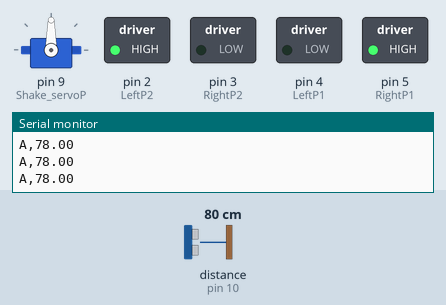
Recording of a sketch running on a simulated Arduino Uno, built with avr-gcc and run on an emulated ATmega328P. Parts: servo, switched loads named in the sketch (green lamp = pin HIGH), the last lines printed to the serial monitor. Wiring (inferred from the names in the program): ultrasonic range finder: trigger pin 11; echo pin 10. Dashed ring = blinking. Inputs (shaded band) come from the test bench; at power-on: distance to the obstacle (sensor on pin 10) 80 cm. The echo pulse lasts 58.3 µs per cm; pins used as bus, display or sensor lines are not drawn.

Above: at 1.2 s.
1.3 s: distance to the obstacle (sensor on pin 10) set to 9 cm
4.3 s: distance to the obstacle (sensor on pin 10) set to 7 cm
7.3 s: distance to the obstacle (sensor on pin 10) set to 4 cm
At 8.5 s:
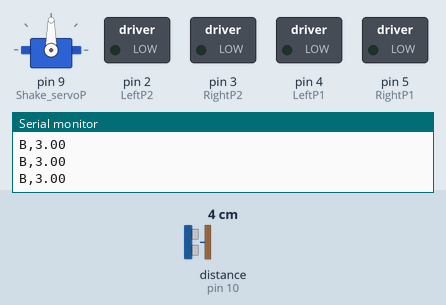
10.3 s: distance to the obstacle (sensor on pin 10) set to 2 cm
At 10.5 s:
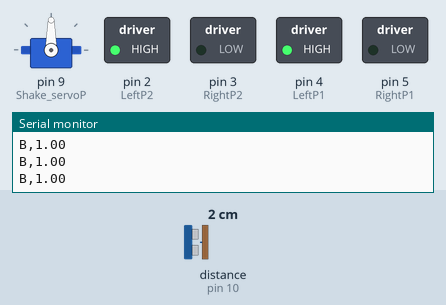
13.3 s: distance to the obstacle (sensor on pin 10) set to 5 cm
At 15.9 s:
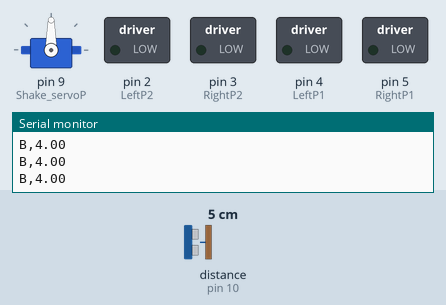
16.3 s: distance to the obstacle (sensor on pin 10) set to 18 cm
At 16.76 s:
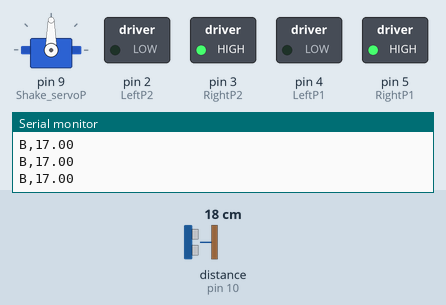
Timing chart, 0 to 20.3 s (numbered marks = the images above; inputs shaded):
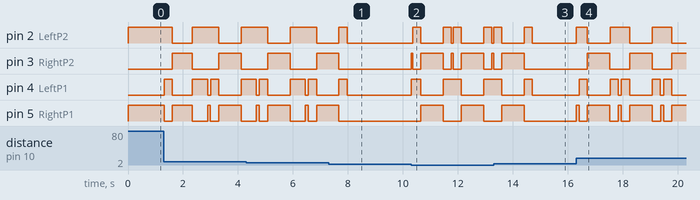

Measured:
- the behaviour switches between 6 and 5 cm on distance to the obstacle (sensor on pin 10) (found by bisection; images 0 and 1)
- the behaviour switches between 3 and 4 cm on distance to the obstacle (sensor on pin 10) (found by bisection; images 2 and 3)
- after the input at 7.3 s, pin 3 (RightP2), pin 5 (RightP1): goes on until 7.7 s, then stays LOW
- after the input at 10.3 s, pin 3 (RightP2): LOW → HIGH at once, then repeats every 1.5 s: LOW 0.30 s, HIGH 0.81 s, LOW 0.30 s, HIGH 0.06 s; pin 4 (LeftP1): goes HIGH 0.35 s, LOW 0.81 s, HIGH 0.66 s, LOW 0.81 s, then HIGH, starting at once; pin 5 (RightP1): alternates HIGH for 0.81 s and LOW for 0.66 s, starting after 0.36 s
- after the input at 13.3 s, pin 2 (LeftP2): goes on until 14.7 s, then stays LOW; pin 3 (RightP2), pin 5 (RightP1): goes on until 14.4 s, then stays LOW
- after the input at 16.3 s, pin 2 (LeftP2): LOW → HIGH at once, then repeats every 1.5 s: LOW 0.82 s, HIGH 0.71 s; pin 3 (RightP2): alternates HIGH for 0.82 s and LOW for 0.72 s, starting after 0.42 s

The sketch:

find_test4.ino
```cpp
// 測距センサのピン番号
#include "Servo.h"
const int servoPin0 = 7; //腕部分右
const int servoPin1 = 8; //腕部分左
const int servoPinL = 6; //釣り上げ
const int Wall_Echo = 12; // Echo Pin
const int Wall_Trig = 13; // Trigger Pin
const int Object_Echo = 10; // Echo Pin
const int Object_Trig = 11; // Trigger Pin
Servo myservo;
Servo mortor0;
Servo mortor1;
Servo mortorL;
const int Shake_servoP = 9; //首振りservo Pin
const int LeftP1   = 4;//RIN
const int RightP1  = 5;//FIN
const int LeftP2   = 2;//RIN
const int RightP2  = 3;//FIN
double speed_of_sound = 331.5 + 0.6 * 20;
unsigned long lastTime=0;
unsigned long preMillisTime = 0;
unsigned long startTime;
int mode_check2 =0;//回る時0走る時1
bool motorRunning = false; // モーターが動作中かどうかを示すフラグ
// 制御パラメータ
const int n = 10;       // センサの差がn以上の場合に停止する閾値
const int n1 = 20;      // センサの片方の値がpoint以上の場合の前進時間 (ミリ秒)
const int n2 = 30;      // センサの片方の値がpoint以下point2以上の場合の前進時間 (ミリ秒)
const double point = 100;    // 前進する閾値
const double point2 = 20;   // 後進する閾値
const double point_min = 3;
const double point_stop = 10;
const double point_stop2 = 4;
int mode =3;
int Count=1;
int Count3=1;
int memory_n;
double currentMillis = 0;
double memory = 0;
double Distance3[24];
double getDistance(int trigPin, int echoPin) {
  digitalWrite(trigPin, LOW);
  delayMicroseconds(2);
  digitalWrite(trigPin, HIGH);
  delayMicroseconds(10);
  digitalWrite(trigPin, LOW);
  long duration = pulseIn(echoPin, HIGH);
  int distance = duration * 0.034 / 2;
  return distance;
}
void distance_check3(){
  double difference1 = getDistance(Object_Trig, Object_Echo);
  double difference2 = getDistance(Wall_Trig, Wall_Echo);
  Distance3[Count3] = difference2 - difference1; // 音速を340m/sに設定
  //評価する7つの値をそれぞれ格納
  Serial.print("W");
  Serial.print(getDistance(Wall_Trig, Wall_Echo));
  Serial.print("O");
  Serial.print(getDistance(Object_Trig, Object_Echo));
  Count3 = (Count3+1)%24;
  }

void move(int num_move){//停止0、前進 1、後退-1、右回転2、左回転-2
  if (num_move ==0){
    digitalWrite(RightP1, LOW);
    digitalWrite(LeftP1, LOW);
    digitalWrite(RightP2, LOW);
    digitalWrite(LeftP2, LOW);

  } else if(num_move ==-2){
    digitalWrite(RightP1, LOW);
    digitalWrite(LeftP1, HIGH);
    digitalWrite(RightP2, LOW);
    digitalWrite(LeftP2, HIGH);

  }else if(num_move ==2){
    digitalWrite(RightP1, HIGH);
    digitalWrite(LeftP1, LOW);
    digitalWrite(RightP2, HIGH);
    digitalWrite(LeftP2, LOW);

  }else if(num_move ==1){
    digitalWrite(RightP1, HIGH);
    digitalWrite(LeftP1, LOW);
    digitalWrite(RightP2, LOW);
    digitalWrite(LeftP2, HIGH);

  }else if(num_move ==-1){
    digitalWrite(RightP1, LOW);
    digitalWrite(LeftP1, HIGH);
    digitalWrite(RightP2, HIGH);
    digitalWrite(LeftP2, LOW);

  }
}
int findMaxIndex(double arr[], int size) {
    int maxIndex = 0; // 最小値のインデックスを初期化
    double maxValue = arr[0]; // 最小値を初期化

    // リストを走査して最小値とそのインデックスを見つける
    for (int i = 1; i < size; ++i) {
        if (arr[i] > maxValue) {
            maxValue = arr[i];
            maxIndex = i;
        }
    }

    return maxIndex; // 最小値のインデックスを返す
}
void setup() {
  // シリアル通信を開始
  Serial.begin(9600);
  // 測距センサのピンを設定
  Serial.begin( 9600 );
  myservo.attach(Shake_servoP);
  pinMode(LeftP1, OUTPUT);
  pinMode(RightP1, OUTPUT);
  pinMode(LeftP2, OUTPUT);
  pinMode(RightP2, OUTPUT);
  pinMode( Wall_Echo, INPUT );
  pinMode( Wall_Trig, OUTPUT );
  pinMode( Object_Echo, INPUT );
  pinMode( Object_Trig, OUTPUT );
}

void loop() {
  currentMillis = millis();
  myservo.write(90);
  if(mode==0){//遠い間は大回転して近い方へ
    if (getDistance(Object_Trig, Object_Echo)<point2&&getDistance(Wall_Trig, Wall_Echo) > point2+3){//壁じゃない
      mode = 3;
    }else {
      if (!motorRunning) {
        move(2);
        startTime = millis(); // 動作開始時間を記録
        motorRunning = true;
      }else{
        currentMillis = millis();
        if(currentMillis- startTime>=330){
          move(0);
          distance_check3();
          motorRunning = false;
          if (Count3 ==0){
            mode=1;

          }
        }
      }
    }
  }
  if (mode ==1){
    if (!motorRunning) {//一番近い壁の方向を向く
      move(2);
      startTime = millis(); // 動作開始時間を記録
      motorRunning = true;
    }else{
      currentMillis = millis();
      int a = findMaxIndex(Distance3, 24);
      Serial.println(a);
      if(currentMillis- startTime>= a * 330){//ここの秒数を調節
        move(0);
        motorRunning = false;
        lastTime = millis();
        mode =2;
      }
    }
  }
  if(mode==2){//本体を大雑把に進める
    if (!motorRunning) {
      move(1);
      startTime = millis(); // 動作開始時間を記録
      motorRunning = true;
    }else{
      currentMillis = millis();
      if(currentMillis- startTime>=3000){
        move(0);
        motorRunning = false;
        mode =0;
      }
    }
  }
  if(mode==3){//距離を取って遠いなら進む近いなら下がる  適切ならとまる
    Serial.print("A,");
    Serial.println(getDistance(Object_Trig, Object_Echo));
    if (getDistance(Object_Trig, Object_Echo)>point_stop){
      if (!motorRunning) {
        move(1);
        startTime = millis(); // 動作開始時間を記録
        motorRunning = true;
      }else{
        currentMillis = millis();
        if(currentMillis- startTime>=2000){
          move(0);
          motorRunning = false;
          mode =4;
        }
      }
    }else if(getDistance(Object_Trig, Object_Echo)<point_min){
      if (!motorRunning) {
        move(-1);
        startTime = millis(); // 動作開始時間を記録
        motorRunning = true;
      }else{
        currentMillis = millis();
        if(currentMillis- startTime>=50){
          move(0);
          motorRunning = false;
          mode =4;

        }
      }
    }else if(getDistance(Object_Trig, Object_Echo)<point_stop&&getDistance(Object_Trig, Object_Echo)>point_min){
      move(0);
      mode =8;
    }
  }
  if(mode==4){//最初の値を記憶
    memory = getDistance(Object_Trig, Object_Echo);
    mode =7;
  }
  if(mode==5){//最小になる角度を取る
    if (!motorRunning) {
        move(2);
        startTime = millis(); // 動作開始時間を記録
        motorRunning = true;
    }else{
      currentMillis = millis();
      if(currentMillis- startTime>=222){
        move(0);
        motorRunning = false;
        if (memory > getDistance(Object_Trig, Object_Echo)){
          memory  = getDistance(Object_Trig, Object_Echo);
          memory_n = Count;
        }
        Count =(Count+1)%9;
        if (Count == 0){
          mode =6;
        }
      }
    }
  }
  if(mode==6){
    if (!motorRunning) {//逆回転して最小値へ
      move(-2);
      startTime = millis();
      motorRunning = true;
    }else{
      currentMillis = millis();
      if(currentMillis- startTime>= (9-memory_n)  * 200){//ここの秒数を調節
        move(0);
        motorRunning = false;
        lastTime = millis();
        mode =3;
      }
    }
  }
  if(mode==7){
     if (!motorRunning) {
        move(-2);
        startTime = millis(); // 動作開始時間を記録
        motorRunning = true;
    }else{
      currentMillis = millis();
      if(currentMillis- startTime>=888){
        move(0);
        mode = 5;
      }
    }
  }
  if(mode==8){//距離を取って遠いなら進む近いなら下がる  適切ならとまる
    Serial.print("B,");
    Serial.println(getDistance(Object_Trig, Object_Echo));
    if (getDistance(Object_Trig, Object_Echo)>point_stop2){
      if (!motorRunning) {
        move(1);
        startTime = millis(); // 動作開始時間を記録
        motorRunning = true;
      }else{
        currentMillis = millis();
        if(currentMillis- startTime>=100){
          move(0);
          motorRunning = false;
          mode =9;
        }
      }
    }else if(getDistance(Object_Trig, Object_Echo)<point_min){
      if (!motorRunning) {
        move(-1);
        startTime = millis(); // 動作開始時間を記録
        motorRunning = true;
      }else{
        currentMillis = millis();
        if(currentMillis- startTime>=50){
          move(0);
          motorRunning = false;
          mode =9;

        }
      }
    }else if(getDistance(Object_Trig, Object_Echo)<point_stop2&&getDistance(Object_Trig, Object_Echo)>point_min){
      move(0);

    }
  }
  if(mode==9){//最初の値を記憶
    memory = getDistance(Object_Trig, Object_Echo);
    mode =12;
  }
  if(mode==10){//最小になる角度を取る
    if (!motorRunning) {
        move(2);
        startTime = millis(); // 動作開始時間を記録
        motorRunning = true;
    }else{
      currentMillis = millis();
      if(currentMillis- startTime>=90){
        move(0);
        motorRunning = false;
        if (memory > getDistance(Object_Trig, Object_Echo)){
          memory  = getDistance(Object_Trig, Object_Echo);
          memory_n = Count;
        }
        Count =(Count+1)%10;
        if (Count == 0){
          mode =11;
        }
      }
    }
  }
  if(mode==11){
    if (!motorRunning) {//逆回転して最小値へ
      move(-2);
      startTime = millis();
      motorRunning = true;
    }else{
      currentMillis = millis();
      if(currentMillis- startTime>= (11-memory_n)  * 50){//ここの秒数を調節
        move(0);
        motorRunning = false;
        lastTime = millis();
        mode =8;
      }
    }
  }
  if(mode==12){
    Serial.println();
     if (!motorRunning) {
        move(-2);
        startTime = millis(); // 動作開始時間を記録
        motorRunning = true;
    }else{
      currentMillis = millis();
      if(currentMillis- startTime>=300){
        move(0);
        mode = 10;
      }
    }

  }
}
```
